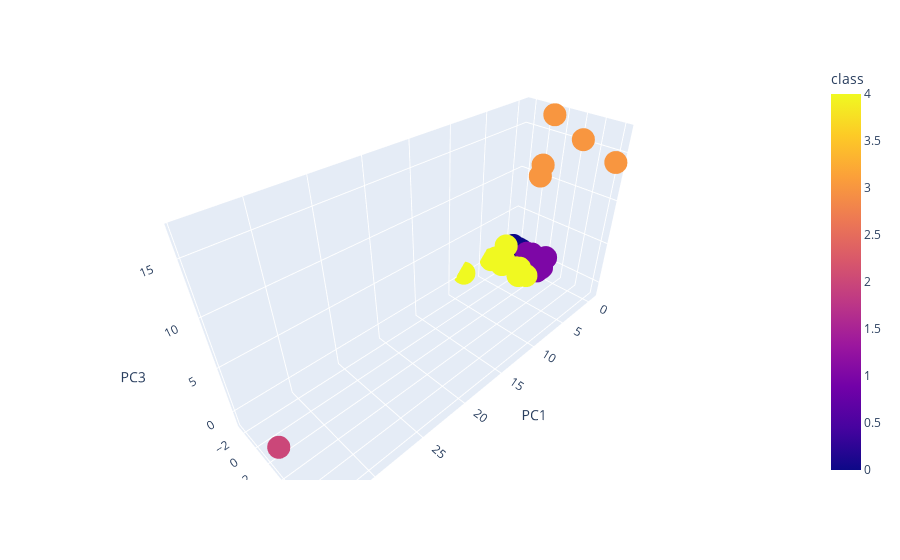

The notebook cell saved with this chart:
### Code cell
px.scatter_3d(
    clustered_df,
	x="PC1",
	y="PC2",
    z="PC3",
    hover_name="CoinName",
    hover_data=["Algorithm"],
	color="class",
)

### Figure 1 — Plotly figure (JSON) as saved in the notebook; plotly's stock layout.template omitted (floating-point values rounded to 4 significant figures; data arrays with more than 128 entries replaced by an {"elided": "..."} marker saying what was removed)
{"data": [{"customdata": {"elided": "532x1 str values"}, "hovertemplate": "<b>%{hovertext}</b><br><br>PC1=%{x}<br>PC2=%{y}<br>PC3=%{z}<br>Algorithm=%{customdata[0]}<br>class=%{marker.color}<extra></extra>", "hovertext": {"elided": "532 str values"}, "legendgroup": "", "marker": {"color": {"elided": "532 int values"}, "coloraxis": "coloraxis", "symbol": "circle"}, "mode": "markers", "name": "", "scene": "scene", "showlegend": false, "type": "scatter3d", "x": {"elided": "532 float values"}, "y": {"elided": "532 float values"}, "z": {"elided": "532 float values"}}], "layout": {"coloraxis": {"colorbar": {"title": {"text": "class"}}, "colorscale": [[0, "#0d0887"], [0.1111, "#46039f"], [0.2222, "#7201a8"], [0.3333, "#9c179e"], [0.4444, "#bd3786"], [0.5556, "#d8576b"], [0.6667, "#ed7953"], [0.7778, "#fb9f3a"], [0.8889, "#fdca26"], [1, "#f0f921"]]}, "legend": {"tracegroupgap": 0}, "margin": {"t": 60}, "scene": {"domain": {"x": [0, 1], "y": [0, 1]}, "xaxis": {"title": {"text": "PC1"}}, "yaxis": {"title": {"text": "PC2"}}, "zaxis": {"title": {"text": "PC3"}}}}}
